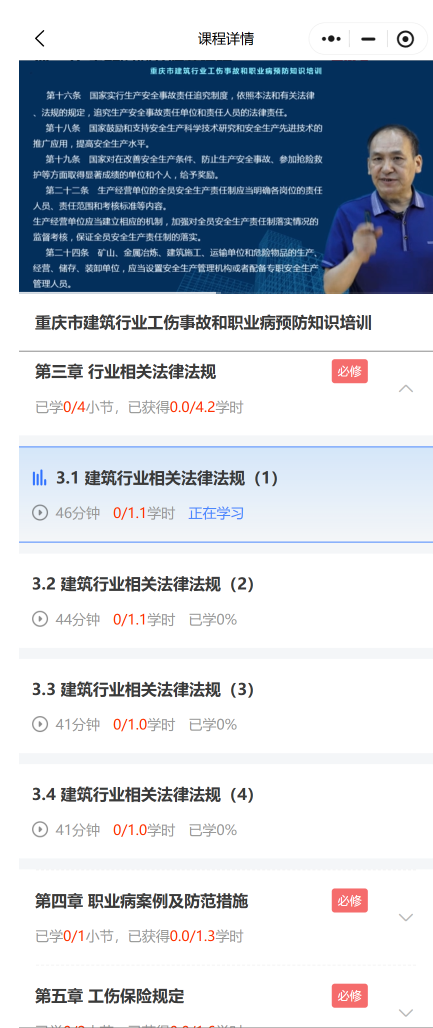
#> input picture lists_full.png, 866 x 2056 px (shown at 1/2 size)
$ python analyze_level2_menu.py
#> lines starting #> are read from the running program, lines starting #| are printed output that depends on the picture; after the words box and inside, x2 and y2 are one past the last pixel; in counts of white or black regions, pixels touching at a corner belong together
#!/usr/bin/env python3
# -*- coding: utf-8 -*-
"""
二级菜单特征分析工具
专门分析展开后的课程列表（二级菜单）
"""

import cv2
import numpy as np
from PIL import Image
import json
import re

try:
    import pytesseract
    HAS_OCR = True
except ImportError:
    HAS_OCR = False


class Level2MenuAnalyzer:
    """二级菜单分析器"""

    def __init__(self, image_path):
        self.image_path = image_path
        self.image = None
        self.level1_buttons = []
        self.level2_regions = []

    def load_image(self):
        """加载图片"""
        self.image = cv2.imread(self.image_path)
#> self.image is the input picture: shape (2056, 866, 3); mean B, G, R 213.9, 204.1, 196.5
        if self.image is None:
            raise ValueError(f"无法加载图片: {self.image_path}")

        height, width = self.image.shape[:2]
        print(f"✅ 图片已加载: {width}x{height}")
#| ✅ 图片已加载: 866x2056
        return self.image

    def detect_level1_buttons(self):
        """检测一级菜单按钮"""
        print("\n🔴 检测一级菜单按钮（红色）")
        print("-" * 60)

        hsv = cv2.cvtColor(self.image, cv2.COLOR_BGR2HSV)
#> hsv: shape (2056, 866, 3); mean H, S, V 38.5, 49.1, 216.1

        # 红色范围
        lower_red1 = np.array([0, 100, 100])
        upper_red1 = np.array([10, 255, 255])
        lower_red2 = np.array([160, 100, 100])
        upper_red2 = np.array([180, 255, 255])

        mask1 = cv2.inRange(hsv, lower_red1, upper_red1)
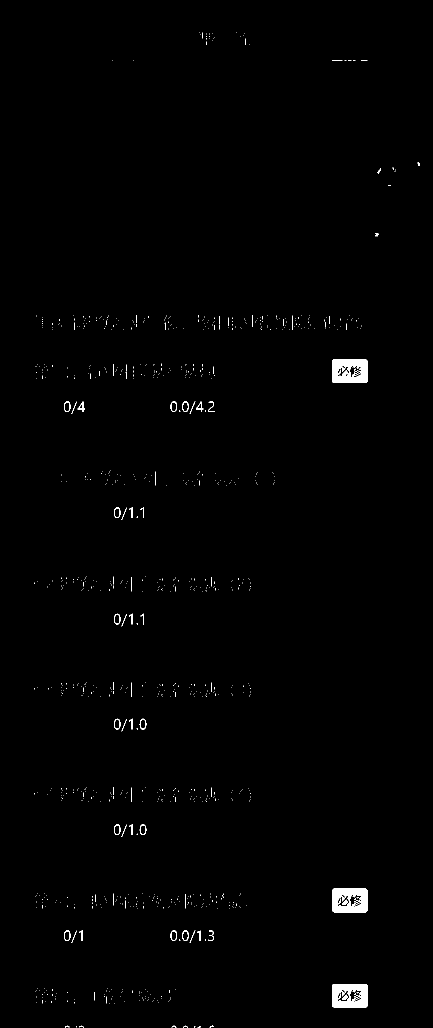
#> mask1: shape (2056, 866) (shown at 1/2 size); 0.73% white; 969 white regions (917 under 20 px), largest, box (x1, y1, x2, y2) and area: (664, 1777, 735, 1825) 2802, (664, 719, 735, 766) 2742, (664, 1968, 735, 2015) 2742
        mask2 = cv2.inRange(hsv, lower_red2, upper_red2)
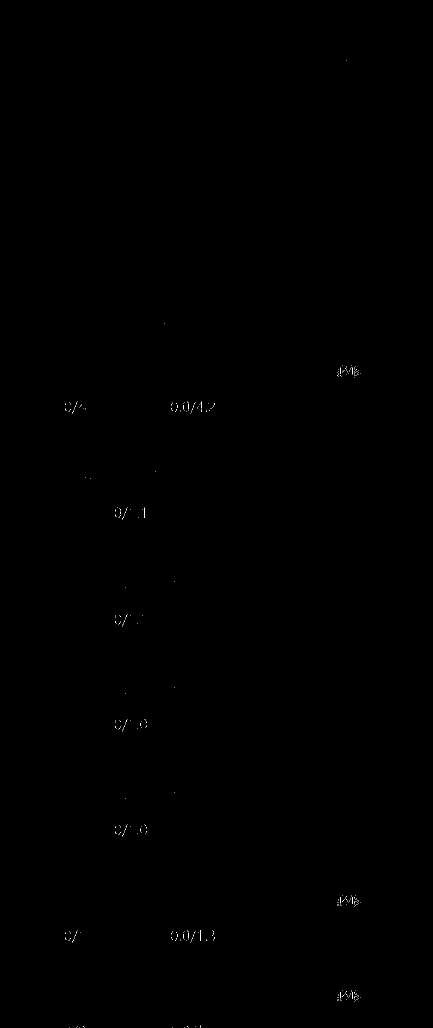
#> mask2: shape (2056, 866) (shown at 1/2 size); 0.04% white in thin lines or dots, all inside (x1, y1, x2, y2) = (130, 120, 721, 2055)
        red_mask = cv2.bitwise_or(mask1, mask2)
#> red_mask: shape (2056, 866); 0.77% white; 969 white regions (916 under 20 px)

        contours, _ = cv2.findContours(red_mask, cv2.RETR_EXTERNAL, cv2.CHAIN_APPROX_SIMPLE)
#> contours = 963 contours, 927 with area under 20; largest, box (x1, y1, x2, y2) and area: (664, 1777, 735, 1825) 3271, (664, 1968, 735, 2015) 3210, (664, 719, 735, 766) 3210, (228, 1014, 242, 1036) 220, (364, 1860, 378, 1882) 220

        buttons = []
        for contour in contours:
            area = cv2.contourArea(contour)
            if area > 500:
                x, y, w, h = cv2.boundingRect(contour)
                if w > 30 and h > 30:
                    buttons.append({
                        'id': len(buttons) + 1,
                        'x': x,
                        'y': y,
                        'width': w,
                        'height': h,
                        'center_y': y + h // 2,
                        'area': int(area)
                    })
#> this loop made 963 passes
#> (area, y, h) on passes 80, 214, 744: (3210, 1968, 47), (3271, 1777, 48), (3210, 719, 47)
#> after the loop, buttons = 3 items

        buttons.sort(key=lambda b: b['y'])

        # 去重
        unique_buttons = []
        for btn in buttons:
            is_duplicate = False
            for existing in unique_buttons:
                if abs(btn['center_y'] - existing['center_y']) < 50:
                    is_duplicate = True
                    break
            if not is_duplicate:
                unique_buttons.append(btn)
#> this loop made 3 passes
#> after the loop, unique_buttons = 3 items

        self.level1_buttons = unique_buttons
#> self.level1_buttons = 3 items

        print(f"   找到 {len(unique_buttons)} 个一级菜单按钮")
#|    找到 3 个一级菜单按钮
        for btn in unique_buttons:
            print(f"   按钮 {btn['id']}: Y={btn['center_y']}")

        return unique_buttons

    def estimate_level2_regions(self):
        """估计二级菜单区域"""
        print("\n📋 估计二级菜单区域")
        print("-" * 60)

        if not self.level1_buttons:
            self.detect_level1_buttons()

        height = self.image.shape[0]

        regions = []

        for i, btn in enumerate(self.level1_buttons):
            # 二级菜单在一级按钮下方
            y_start = btn['y'] + btn['height'] + 5

            # 确定结束位置
            if i + 1 < len(self.level1_buttons):
                y_end = self.level1_buttons[i + 1]['y'] - 5
            else:
                y_end = height - 100

            region_height = y_end - y_start

            if region_height > 40:
                # 估计课程数量（假设每个课程约45-70px高）
                avg_item_height = 55
                estimated_items = max(1, int(region_height / avg_item_height))

                region = {
                    'parent_button': btn['id'],
                    'x': 20,
                    'y_start': y_start,
                    'y_end': y_end,
                    'height': region_height,
                    'estimated_items': estimated_items
                }

                regions.append(region)

                print(f"\n   一级按钮 {btn['id']} 的二级菜单:")
                print(f"      Y范围: {y_start} ~ {y_end}")
                print(f"      高度: {region_height}px")
                print(f"      估计课程数: {estimated_items}")
#> this loop made 3 passes
#> (y_start, y_end, region_height, avg_item_height, estimated_items) on passes 1 to 2: (771, 1772, 1001, 55, 18), (1830, 1963, 133, 55, 2)
#> (printed output is left out)
#> after the loop, regions = 2 items

        self.level2_regions = regions
#> self.level2_regions = 2 items
        return regions

    def analyze_level2_items(self):
        """分析二级菜单项的特征"""
        print("\n🔍 分析二级菜单项特征")
        print("-" * 60)

        if not self.level2_regions:
            self.estimate_level2_regions()

        all_items = []

        for region in self.level2_regions:
            print(f"\n   === 一级按钮 {region['parent_button']} 的二级菜单 ===")

            # 提取该区域
            y_start = region['y_start']
            y_end = region['y_end']
            roi = self.image[y_start:y_end, :]

            # 分析该区域的特征
            items = self.detect_items_in_region(roi, y_start, region['parent_button'])

            all_items.extend(items)

            print(f"      实际检测到: {len(items)} 个课程项")

            for item in items[:3]:  # 显示前3个
                print(f"         课程 {item['item_id']}: Y={item['y']}, 高度={item['height']}px")

        print(f"\n   总计: {len(all_items)} 个二级菜单项")

        return all_items

    def detect_items_in_region(self, roi, offset_y, parent_id):
        """检测区域内的课程项"""
        gray = cv2.cvtColor(roi, cv2.COLOR_BGR2GRAY)

        # 使用MSER检测文本区域
        mser = cv2.MSER_create()
        try:
            regions, _ = mser.detectRegions(gray)
        except:
            return []

        # 筛选课程项
        items = []
        processed_y = set()

        for region in regions:
            if len(region) < 20:
                continue

            x, y, w, h = cv2.boundingRect(region)

            # 课程项特征：
            # - 宽度较大（包含课程名和学时）
            # - 高度适中（30-70px）
            # - 横跨多列
            if w > 200 and 30 < h < 70:
                # 检查Y坐标是否已处理（去重）
                y_key = y // 20  # 20px容差
                if y_key not in processed_y:
                    processed_y.add(y_key)

                    items.append({
                        'parent_menu': parent_id,
                        'item_id': len(items) + 1,
                        'x': x,
                        'y': offset_y + y,
                        'width': w,
                        'height': h,
                        'center_y': offset_y + y + h // 2
                    })

        # 按Y坐标排序
        items.sort(key=lambda i: i['y'])

        # 重新编号
        for i, item in enumerate(items):
            item['item_id'] = i + 1

        return items

    def detect_hours_text_positions(self):
        """检测学时文本的位置"""
        print("\n⏰ 检测学时文本位置")
        print("-" * 60)

        if not HAS_OCR:
            print("   ⚠️  pytesseract未安装，使用模式匹配")
            return self.detect_hours_by_pattern()

        # 对每个二级区域进行OCR
        hours_positions = []

        for region in self.level2_regions:
            y_start = region['y_start']
            y_end = region['y_end']

            # 提取区域
            roi = self.image[y_start:y_end, :]

            # OCR识别
            try:
                # 使用图像到数据，获取位置信息
                import pytesseract
                from pytesseract import Output

                data = pytesseract.image_to_data(roi, lang='chi_sim', output_type=Output.DICT)

                # 查找学时文本
                for i, text in enumerate(data['text']):
                    if not text.strip():
                        continue

                    # 匹配学时模式
                    pattern = r'(\d+\.?\d*)/(\d+\.?\d*)学时'
                    if re.search(pattern, text):
                        x = data['left'][i]
                        y = data['top'][i]
                        w = data['width'][i]
                        h = data['height'][i]
                        conf = data['conf'][i]

                        if int(conf) > 30:  # 置信度阈值
                            hours_positions.append({
                                'parent_menu': region['parent_button'],
                                'text': text,
                                'x': x,
                                'y': y_start + y,
                                'width': w,
                                'height': h,
                                'confidence': int(conf)
                            })
            except Exception as e:
                print(f"   OCR错误: {e}")

        print(f"   找到 {len(hours_positions)} 个学时文本")

        for i, pos in enumerate(hours_positions[:5]):
            print(f"      {i+1}. {pos['text']} at ({pos['x']}, {pos['y']})")

        return hours_positions

    # [27 lines left out: function detect_hours_by_pattern, not called in this run]

    def analyze_text_color(self):
        """分析文本颜色特征"""
        print("\n🎨 分析文本颜色")
        print("-" * 60)

        hsv = cv2.cvtColor(self.image, cv2.COLOR_BGR2HSV)

        # 常见文本颜色
        color_ranges = {
            '黑色/深灰': ([0, 0, 0], [180, 255, 80]),
            '蓝色': ([100, 50, 50], [130, 255, 255]),
            '绿色': ([40, 50, 50], [80, 255, 255]),
        }

        for color_name, (lower, upper) in color_ranges.items():
            mask = cv2.inRange(hsv, np.array(lower), np.array(upper))
            pixels = cv2.countNonZero(mask)
            percentage = (pixels / (self.image.shape[0] * self.image.shape[1])) * 100

            if percentage > 1:
                print(f"   {color_name}: {percentage:.1f}%")
#> this loop made 3 passes
#> (pixels, percentage) on passes 1 to 3: (48957, 2.75), (373835, 21), (106, 0.00595)
#> (printed output is left out)
#> pass 1, in analyze_text_color, `mask = cv2.inRange(hsv, np.array(lower), np.array(upper))`:
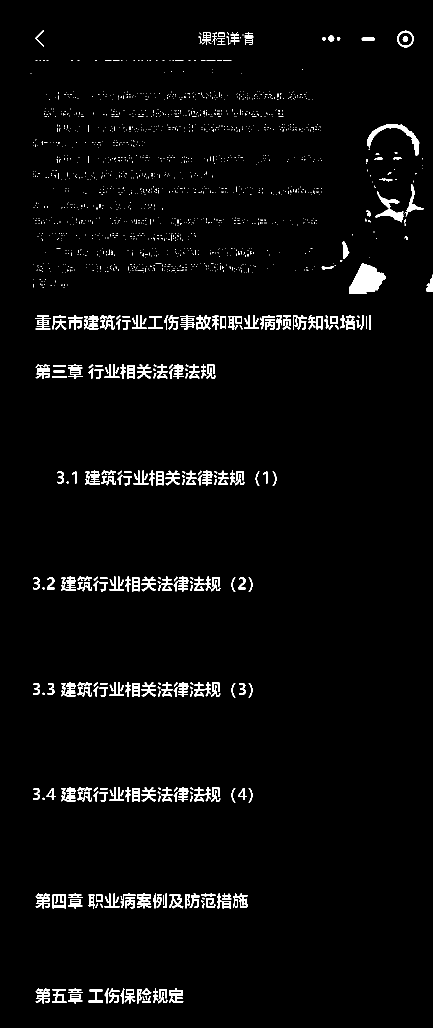
#> mask: shape (2056, 866) (shown at 1/2 size); 2.7% white; 1735 white regions (1473 under 20 px), largest, box (x1, y1, x2, y2) and area: (698, 526, 772, 588) 2863, (734, 248, 839, 312) 1325, (750, 383, 807, 445) 1027

    def create_level2_visualization(self):
        """创建二级菜单可视化"""
        print("\n🎨 生成二级菜单可视化")
        print("-" * 60)

        result = self.image.copy()

        # 绘制一级按钮
        for btn in self.level1_buttons:
            cv2.rectangle(result,
                         (btn['x'], btn['y']),
                         (btn['x'] + btn['width'], btn['y'] + btn['height']),
                         (0, 0, 255), 3)
            cv2.putText(result, f"L1-{btn['id']}",
                       (btn['x'] - 60, btn['y'] + btn['height'] // 2),
                       cv2.FONT_HERSHEY_SIMPLEX, 0.7, (0, 0, 255), 2)
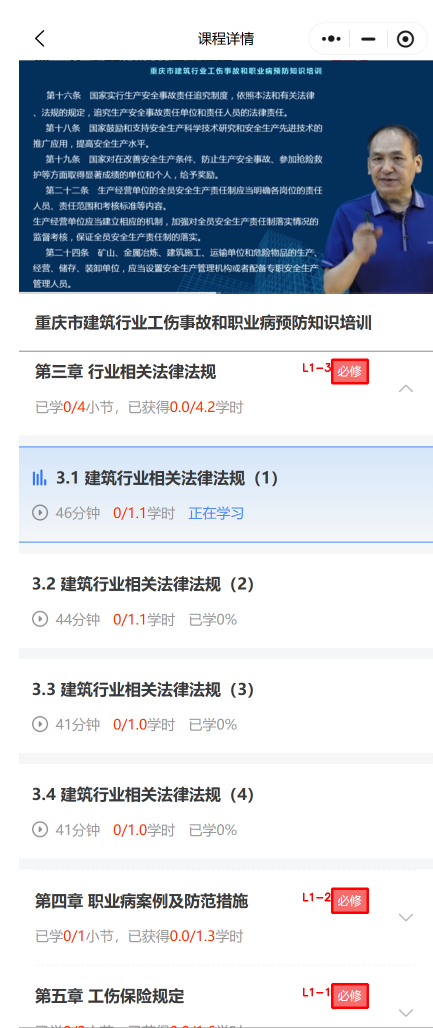
#> result: shape (2056, 866, 3) (shown at 1/2 size); 0.24% of pixels changed, all inside (x1, y1, x2, y2) = (606, 717, 738, 2018)

        # 绘制二级菜单区域
        colors = [(255, 0, 0), (0, 255, 0), (0, 0, 255), (255, 255, 0)]

        for i, region in enumerate(self.level2_regions):
            color = colors[i % len(colors)]

            # 绘制区域边界
            cv2.rectangle(result,
                         (10, region['y_start']),
                         (self.image.shape[1] - 10, region['y_end']),
                         color, 2)

            # 标注
            cv2.putText(result, f"L2-Menu{region['parent_button']} ({region['estimated_items']} items)",
                       (20, region['y_start'] + 20),
                       cv2.FONT_HERSHEY_SIMPLEX, 0.6, color, 2)

            # 绘制估计的课程项位置
            for j in range(region['estimated_items']):
                item_y = region['y_start'] + 30 + j * 55
                if item_y < region['y_end']:
                    # 课程项标记
                    cv2.circle(result, (50, item_y), 5, color, -1)
                    cv2.line(result, (50, item_y), (800, item_y), color, 1, cv2.LINE_AA)

                    # 学时文本位置标记
                    cv2.circle(result, (200, item_y), 8, (0, 165, 255), -1)
#> this loop made 2 passes
#> color on passes 1 to 2: (255, 0, 0), (0, 255, 0)
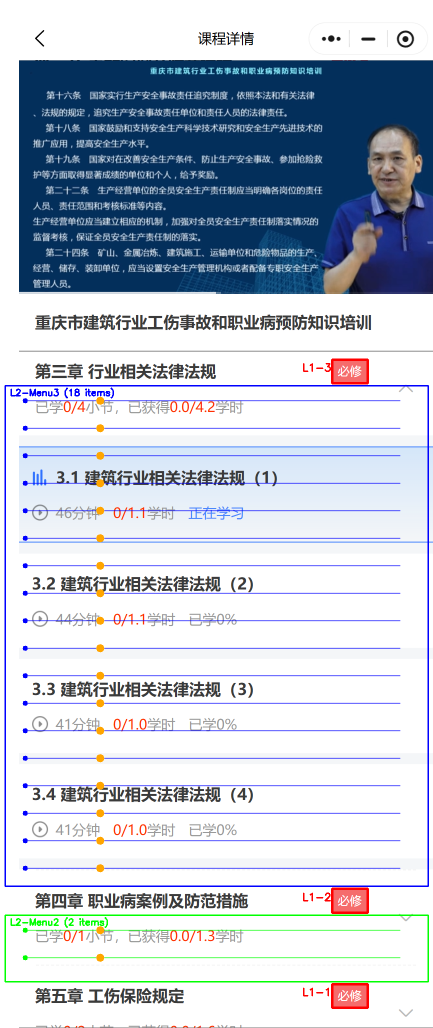
#> result: shape (2056, 866, 3) (shown at 1/2 size); 3.87% of pixels changed, all inside (x1, y1, x2, y2) = (9, 770, 858, 1965)

        # 添加图例
        legend_y = 30
        cv2.putText(result, "Red box: L1 Menu | Colored box: L2 Region | Orange dot: Hours text",
                   (10, legend_y),
                   cv2.FONT_HERSHEY_SIMPLEX, 0.6, (255, 255, 255), 2)

        output_path = 'level2_menu_analyzed.png'
        cv2.imwrite(output_path, result)
        print(f"   ✅ 保存: {output_path}")

        return output_path

    def generate_level2_report(self):
        """生成二级菜单报告"""
        print("\n📊 生成二级菜单报告")
        print("-" * 60)

        # 分析二级菜单项
        level2_items = self.analyze_level2_items()
#> the loop in analyze_level2_items, `for region in self.level2_regions:` made 2 passes
#> (y_start, y_end) on passes 1 to 2: (771, 1772), (1830, 1963)
#> (printed output is left out)
#> pass 1, in detect_items_in_region, `gray = cv2.cvtColor(roi, cv2.COLOR_BGR2GRAY)`:
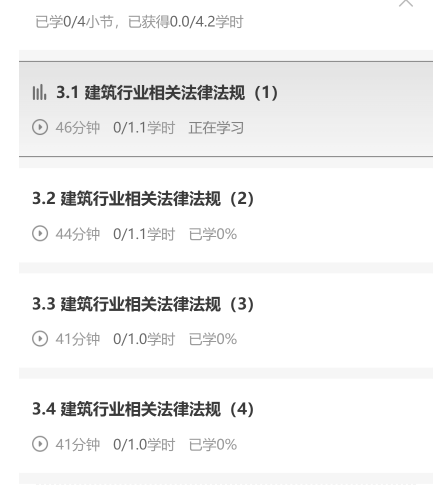
#> gray: shape (1001, 866) (shown at 1/2 size); min 58, max 255, mean 243.1
#> pass 2, in analyze_level2_items, `roi = self.image[y_start:y_end, :]`:
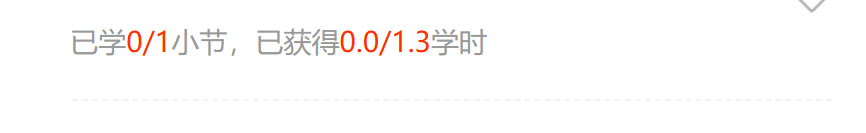
#> roi: shape (133, 866, 3); mean B, G, R 251.3, 251.6, 253
#> after the loop in analyze_level2_items, `for region in self.level2_regions:`: all_items = []
#|    总计: 0 个二级菜单项
#> level2_items = []

        # 检测学时文本
        hours_positions = self.detect_hours_text_positions()
#> the loop in detect_hours_text_positions, `for region in self.level2_regions:` made 1 pass

        report = {
            'image': {
                'path': self.image_path,
                'width': self.image.shape[1],
                'height': self.image.shape[0]
            },
            'level1_buttons': len(self.level1_buttons),
            'level2_regions': [
                {
                    'parent_button': r['parent_button'],
                    'y_start': int(r['y_start']),
                    'y_end': int(r['y_end']),
                    'height': int(r['height']),
                    'estimated_items': r['estimated_items']
                }
                for r in self.level2_regions
            ],
            'level2_items': [
                {
                    'parent_menu': item['parent_menu'],
                    'item_id': item['item_id'],
                    'y': int(item['y']),
                    'height': int(item['height']),
                    'estimated_click_y': int(item['center_y'])
                }
                for item in level2_items
            ],
            'hours_text_positions': hours_positions,
            'statistics': {
                'total_level2_items': len(level2_items),
                'total_hours_detected': len(hours_positions),
                'avg_item_height': int(np.mean([item['height'] for item in level2_items])) if level2_items else 0
            },
            'recommendations': [
                {
                    'type': '二级菜单定位',
                    'suggestion': f'二级菜单平均{np.mean([r["height"] for r in self.level2_regions]):.0f}px高，每个课程项约55px',
                    'confidence': 'high'
                },
                {
                    'type': '学时文本位置',
                    'suggestion': '学时文本通常在X=150-250范围，建议先在此范围搜索',
                    'confidence': 'medium'
                },
                {
                    'type': '点击策略',
                    'suggestion': '先点击一级菜单展开，等待0.5-1秒，然后在二级区域搜索学时文本',
                    'confidence': 'high'
                }
            ]
        }

        json_path = 'level2_menu_report.json'
        with open(json_path, 'w', encoding='utf-8') as f:
            json.dump(report, f, indent=2, ensure_ascii=False)

        print(f"   ✅ 保存: {json_path}")

        return report

    # [23 lines left out: function print_summary, not called in this run]

    def run_analysis(self):
        """运行完整分析"""
        print("=" * 60)
        print("🎓 二级菜单特征分析")
        print("=" * 60)

        self.load_image()
        self.detect_level1_buttons()
        self.estimate_level2_regions()
        self.analyze_text_color()

        self.create_level2_visualization()
        report = self.generate_level2_report()

        self.print_summary()

        return report


def main():
    import sys

    image_path = 'lists_full.png' if len(sys.argv) < 2 else sys.argv[1]

    analyzer = Level2MenuAnalyzer(image_path)
    analyzer.run_analysis()
#> (the call stopped at in detect_hours_text_positions, `data = pytesseract.image_to_data(roi, lang='chi_sim', output_type=Outp..`: pytesseract is not available in this run)

    print("\n" + "=" * 60)
    print("✅ 二级菜单分析完成!")
    print("=" * 60)
    print("\n生成的文件:")
    print("  level2_menu_analyzed.png  - 二级菜单可视化")
    print("  level2_menu_report.json   - 详细分析报告")


if __name__ == '__main__':
    main()
